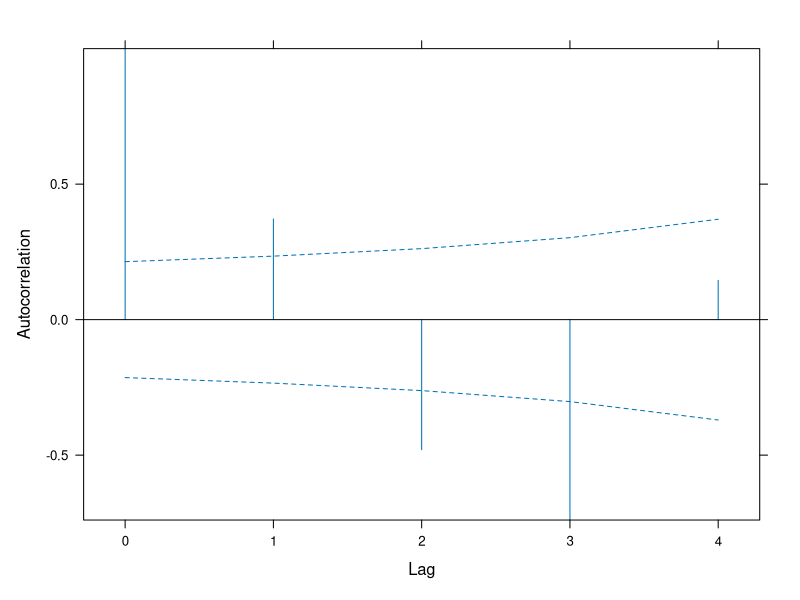

R code for this plot:
# ─────────────────────────────────────────────────────────────────────────────
# Random intercepts, random slopes, and variance-covariance structures
# Companion script to the "Mixed Model Structures" vignette
#
# Part 1  Random intercept only            lme4::lmer,  (1 | group)
# Part 2  Random intercept + random slope  lme4::lmer,  (1 + x | group)
# Part 3  Correlated vs uncorrelated       (1 + x | g)  vs  (1 | g) + (0 + x | g)
# Part 4  Choosing between them            REML comparison, anova(), singular fits
# Part 5  Residual variance-covariance     nlme::lme / gls, correlation = ...
# Part 6  Time series: AR(1) and friends    corAR1, corCAR1, corARMA, corSymm
# Part 7  Unequal variances                 weights = varIdent / varPower
# ─────────────────────────────────────────────────────────────────────────────

library(lme4)
library(lmerTest)
library(nlme)
library(emmeans)
library(tidyverse)

options(contrasts = c("contr.sum", "contr.poly"))


# ── Part 1 · Random intercept only ──────────────────────────────────────────
# sleepstudy: reaction time of 18 subjects over 10 nights of sleep deprivation
data(sleepstudy, package = "lme4")

m_int <- lmer(Reaction ~ Days + (1 | Subject), data = sleepstudy)

summary(m_int)
VarCorr(m_int)
fixef(m_int)


# ── Part 2 · Random intercept AND random slope ──────────────────────────────
m_slope <- lmer(Reaction ~ Days + (1 + Days | Subject), data = sleepstudy)

VarCorr(m_slope)      # two SDs plus a correlation
coef(m_slope)$Subject # each subject's own intercept and slope


# ── Part 3 · Correlated vs uncorrelated intercept and slope ─────────────────
m_corr   <- lmer(Reaction ~ Days + (1 + Days | Subject), data = sleepstudy)
m_uncorr <- lmer(Reaction ~ Days + (1 | Subject) + (0 + Days | Subject),
                 data = sleepstudy)
m_uncorr2 <- lmer(Reaction ~ Days + (Days || Subject), data = sleepstudy)

VarCorr(m_corr)
VarCorr(m_uncorr)
VarCorr(m_uncorr2)   # same as m_uncorr


# ── Part 4 · Choosing a random-effects structure ────────────────────────────
# Random effects: compare with REML (the default); the fixed effects are identical
anova(m_int, m_uncorr, m_corr, refit = FALSE)

# Fixed effects: refit with ML before comparing
m_null_ml  <- lmer(Reaction ~ 1    + (1 + Days | Subject), sleepstudy, REML = FALSE)
m_slope_ml <- lmer(Reaction ~ Days + (1 + Days | Subject), sleepstudy, REML = FALSE)
anova(m_null_ml, m_slope_ml)

# The F-test on the fixed effect, with Satterthwaite denominator df
anova(m_slope)


# ── Part 5 · Residual variance-covariance: lme4 cannot, nlme can ────────────
# Loblolly: height of 14 pine seed sources measured at ages 3, 5, 10, 15, 20, 25
data(Loblolly)                      # ships with base R, in the datasets package
lob <- as.data.frame(Loblolly)

ctrl <- lmeControl(opt = "optim", msMaxIter = 200)

# random intercept, independent residuals (what lmer gives you)
l_ri <- lme(height ~ age, random = ~ 1 | Seed, data = lob, control = ctrl)

# random intercept + random slope
l_rs <- lme(height ~ age, random = ~ 1 + age | Seed, data = lob, control = ctrl)

anova(l_ri, l_rs)

# DIAGNOSE FIRST: is there serial correlation in the within-group residuals?
ACF(l_ri, maxLag = 4)
plot(ACF(l_ri, maxLag = 4), alpha = 0.05)


# ── Part 6 · Time-series correlation structures ─────────────────────────────
# AR(1) by position in the sequence -- assumes equally spaced times
l_ar1 <- lme(height ~ age, random = ~ 1 | Seed, data = lob,
             correlation = corAR1(form = ~ 1 | Seed), control = ctrl)

# THE TRAP: corAR1 needs an integer index. Hand it `age` and it does not
# error -- it silently returns phi = 0. Always print the estimated phi.
l_wrong <- lme(height ~ age, random = ~ 1 | Seed, data = lob,
               correlation = corAR1(form = ~ age | Seed), control = ctrl)
coef(l_wrong$modelStruct$corStruct, unconstrained = FALSE)   # 0

# continuous-time AR(1) -- uses the actual age gaps (3,5,10,15,20,25 are uneven)
l_car1 <- lme(height ~ age, random = ~ 1 | Seed, data = lob,
              correlation = corCAR1(form = ~ age | Seed), control = ctrl)

# compound symmetry -- one correlation for every pair of times
l_cs <- lme(height ~ age, random = ~ 1 | Seed, data = lob,
            correlation = corCompSymm(form = ~ 1 | Seed), control = ctrl)

# ARMA(1,1)
l_arma <- lme(height ~ age, random = ~ 1 | Seed, data = lob,
              correlation = corARMA(form = ~ 1 | Seed, p = 1, q = 1),
              control = ctrl)

# These are NOT all nested in one another, so compare by AIC, not by LRT
AIC(l_ri, l_cs, l_ar1, l_car1, l_arma)

# l_ri vs l_cs IS nested, and the likelihoods are identical -- see the vignette
anova(l_ri, l_cs)

# what the fitted correlation actually is
l_ar1$modelStruct$corStruct
coef(l_ar1$modelStruct$corStruct, unconstrained = FALSE)

# the 6x6 residual correlation matrix for one tree
corMatrix(l_ar1$modelStruct$corStruct)[[1]]

# unstructured ("general") correlation -- 15 parameters for 6 times
l_un <- gls(height ~ age, data = lob,
            correlation = corSymm(form = ~ 1 | Seed),
            weights = varIdent(form = ~ 1 | age),
            control = glsControl(opt = "optim"))
round(corMatrix(l_un$modelStruct$corStruct)[[1]], 3)


# ── Part 7 · Unequal variances ──────────────────────────────────────────────
# variance grows with age -- let each age have its own residual variance
l_vi <- lme(height ~ age, random = ~ 1 | Seed, data = lob,
            weights = varIdent(form = ~ 1 | age), control = ctrl)

# or make it a smooth power function of the fitted value
l_vp <- lme(height ~ age, random = ~ 1 | Seed, data = lob,
            weights = varPower(), control = ctrl)

AIC(l_ri, l_vi, l_vp)
anova(l_ri, l_vi)     # nested: varIdent reduces to the constant-variance model
anova(l_ri, l_vp)     # nested: varPower with delta = 0 is constant variance
